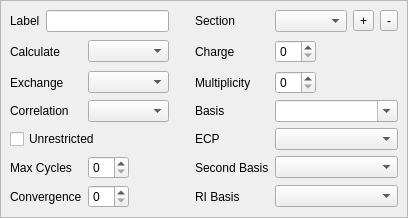
         <widget class="QFrame" name="frame" >
          <property name="sizePolicy" >
           <sizepolicy>
            <hsizetype>1</hsizetype>
            <vsizetype>0</vsizetype>
            <horstretch>0</horstretch>
            <verstretch>0</verstretch>
           </sizepolicy>
          </property>
          <property name="frameShape" >
           <enum>QFrame::StyledPanel</enum>
          </property>
          <property name="frameShadow" >
           <enum>QFrame::Sunken</enum>
          </property>
          <layout class="QVBoxLayout" >
           <property name="margin" >
            <number>9</number>
           </property>
           <property name="spacing" >
            <number>6</number>
           </property>
           <item>
            <layout class="QGridLayout" >
             <property name="margin" >
              <number>0</number>
             </property>
             <property name="spacing" >
              <number>6</number>
             </property>
             <item row="5" column="4" >
              <widget class="QComboBox" name="basis2" />
             </item>
             <item row="2" column="4" >
              <layout class="QHBoxLayout" >
               <property name="margin" >
                <number>0</number>
               </property>
               <property name="spacing" >
                <number>6</number>
               </property>
               <item>
                <widget class="QSpinBox" name="qui_multiplicity" />
               </item>
               <item>
                <spacer>
                 <property name="orientation" >
                  <enum>Qt::Horizontal</enum>
                 </property>
                 <property name="sizeHint" >
                  <size>
                   <width>40</width>
                   <height>20</height>
                  </size>
                 </property>
                </spacer>
               </item>
              </layout>
             </item>
             <item row="6" column="4" >
              <widget class="QComboBox" name="auxiliary_basis" />
             </item>
             <item row="6" column="0" >
              <widget class="QLabel" name="label_39" >
               <property name="text" >
                <string>Convergence</string>
               </property>
              </widget>
             </item>
             <item row="4" column="4" >
              <widget class="QComboBox" name="ecp" />
             </item>
             <item row="5" column="3" >
              <widget class="QLabel" name="label_145" >
               <property name="text" >
                <string>Second Basis</string>
               </property>
              </widget>
             </item>
             <item row="1" column="3" >
              <widget class="QLabel" name="label_7" >
               <property name="text" >
                <string>Charge</string>
               </property>
              </widget>
             </item>
             <item row="5" column="1" >
              <layout class="QHBoxLayout" >
               <property name="margin" >
                <number>0</number>
               </property>
               <property name="spacing" >
                <number>6</number>
               </property>
               <item>
                <widget class="QSpinBox" name="scf_max_cycles" />
               </item>
               <item>
                <spacer>
                 <property name="orientation" >
                  <enum>Qt::Horizontal</enum>
                 </property>
                 <property name="sizeHint" >
                  <size>
                   <width>40</width>
                   <height>20</height>
                  </size>
                 </property>
                </spacer>
               </item>
              </layout>
             </item>
             <item row="2" column="3" >
              <widget class="QLabel" name="label_6" >
               <property name="text" >
                <string>Multiplicity</string>
               </property>
              </widget>
             </item>
             <item row="1" column="2" >
              <spacer>
               <property name="orientation" >
                <enum>Qt::Horizontal</enum>
               </property>
               <property name="sizeType" >
                <enum>QSizePolicy::Fixed</enum>
               </property>
               <property name="sizeHint" >
                <size>
                 <width>20</width>
                 <height>27</height>
                </size>
               </property>
              </spacer>
             </item>
             <item row="1" column="0" >
              <widget class="QLabel" name="label_2" >
               <property name="minimumSize" >
                <size>
                 <width>71</width>
                 <height>0</height>
                </size>
               </property>
               <property name="text" >
                <string>Calculate</string>
               </property>
              </widget>
             </item>
             <item row="2" column="1" >
              <widget class="QComboBox" name="exchange" />
             </item>
             <item row="5" column="0" >
              <widget class="QLabel" name="label_18" >
               <property name="text" >
                <string>Max Cycles</string>
               </property>
              </widget>
             </item>
             <item row="3" column="0" >
              <widget class="QLabel" name="label_4" >
               <property name="text" >
                <string>Correlation</string>
               </property>
              </widget>
             </item>
             <item row="6" column="1" >
              <layout class="QHBoxLayout" >
               <property name="margin" >
                <number>0</number>
               </property>
               <property name="spacing" >
                <number>6</number>
               </property>
               <item>
                <widget class="QSpinBox" name="scf_convergence" />
               </item>
               <item>
                <spacer>
                 <property name="orientation" >
                  <enum>Qt::Horizontal</enum>
                 </property>
                 <property name="sizeHint" >
                  <size>
                   <width>40</width>
                   <height>20</height>
                  </size>
                 </property>
                </spacer>
               </item>
              </layout>
             </item>
             <item row="6" column="3" >
              <widget class="QLabel" name="label_146" >
               <property name="text" >
                <string>RI Basis</string>
               </property>
              </widget>
             </item>
             <item row="4" column="0" colspan="2" >
              <widget class="QCheckBox" name="unrestricted" >
               <property name="text" >
                <string>Unrestricted</string>
               </property>
              </widget>
             </item>
             <item row="1" column="4" >
              <layout class="QHBoxLayout" >
               <property name="margin" >
                <number>0</number>
               </property>
               <property name="spacing" >
                <number>6</number>
               </property>
               <item>
                <widget class="QSpinBox" name="qui_charge" />
               </item>
               <item>
                <spacer>
                 <property name="orientation" >
                  <enum>Qt::Horizontal</enum>
                 </property>
                 <property name="sizeHint" >
                  <size>
                   <width>40</width>
                   <height>20</height>
                  </size>
                 </property>
                </spacer>
               </item>
              </layout>
             </item>
             <item row="3" column="4" >
              <widget class="QComboBox" name="basis" >
               <property name="editable" >
                <bool>true</bool>
               </property>
               <property name="maxVisibleItems" >
                <number>15</number>
               </property>
              </widget>
             </item>
             <item row="3" column="3" >
              <widget class="QLabel" name="label_52" >
               <property name="text" >
                <string>Basis</string>
               </property>
              </widget>
             </item>
             <item row="2" column="0" >
              <widget class="QLabel" name="label_3" >
               <property name="text" >
                <string>Exchange</string>
               </property>
              </widget>
             </item>
             <item row="1" column="1" >
              <widget class="QComboBox" name="job_type" />
             </item>
             <item row="4" column="3" >
              <widget class="QLabel" name="label_8" >
               <property name="text" >
                <string>ECP</string>
               </property>
              </widget>
             </item>
             <item row="3" column="1" >
              <widget class="QComboBox" name="correlation" />
             </item>
             <item row="0" column="0" colspan="2" >
              <layout class="QHBoxLayout" >
               <property name="margin" >
                <number>0</number>
               </property>
               <property name="spacing" >
                <number>6</number>
               </property>
               <item>
                <widget class="QLabel" name="label" >
                 <property name="text" >
                  <string>Label</string>
                 </property>
                </widget>
               </item>
               <item>
                <widget class="QLineEdit" name="qui_title" />
               </item>
              </layout>
             </item>
             <item row="0" column="3" >
              <widget class="QLabel" name="label_106" >
               <property name="text" >
                <string>Section</string>
               </property>
              </widget>
             </item>
             <item row="0" column="4" >
              <layout class="QHBoxLayout" >
               <property name="margin" >
                <number>0</number>
               </property>
               <property name="spacing" >
                <number>6</number>
               </property>
               <item>
                <widget class="QComboBox" name="jobList" />
               </item>
               <item>
                <widget class="QToolButton" name="addJobButton" >
                 <property name="text" >
                  <string>+</string>
                 </property>
                 <property name="icon" >
                  <iconset>resources/icons/plus.png</iconset>
                 </property>
                </widget>
               </item>
               <item>
                <widget class="QToolButton" name="deleteJobButton" >
                 <property name="text" >
                  <string>-</string>
                 </property>
                 <property name="icon" >
                  <iconset>resources/icons/minus.png</iconset>
                 </property>
                </widget>
               </item>
              </layout>
             </item>
            </layout>
           </item>
          </layout>
         </widget>
